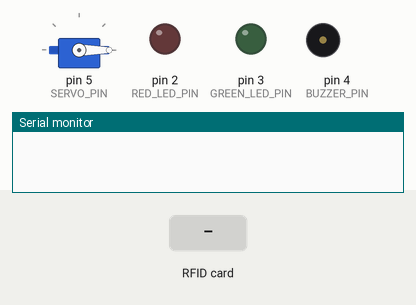
This sketch was run on a simulated Arduino Uno, built with avr-gcc and run on an emulated ATmega328P. Parts: servo, output pins drawn as LEDs (lit = HIGH), buzzer (waves = sounding), the last lines printed to the serial monitor. Inputs (shaded band) come from the test bench.

Above: at 1.2 s.
1.3 s: RFID card 5E 7A 19 C4 held to the reader
At 2.1 s:
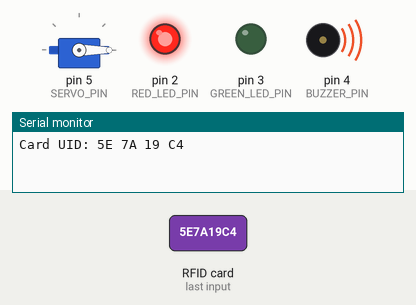
3.8 s: RFID card 11 22 33 44 held to the reader
At 4.06 s:
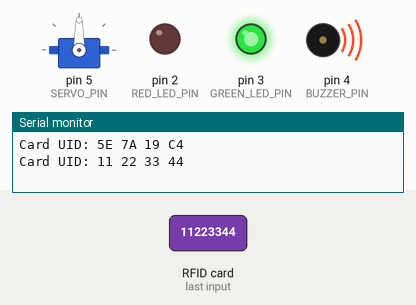
At 5.1 s:
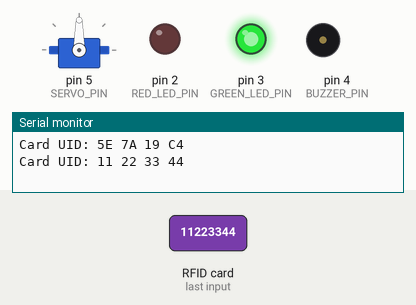
Timing chart, 0 to 10.3 s (numbered marks = the images above; inputs shaded):
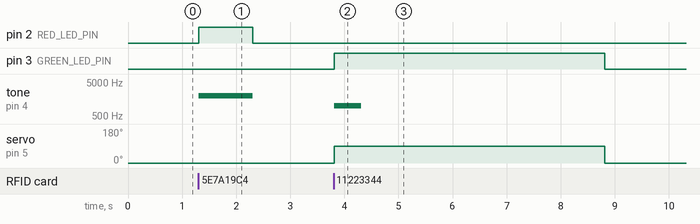

The sketch:

RFID.ino
```cpp
#include <SPI.h>
#include <MFRC522.h>
#include <Servo.h>

#define SS_PIN 10  // Define the Slave Select Pin
#define RST_PIN 9  // Define the Reset Pin
MFRC522 mfrc522(SS_PIN, RST_PIN);  // Create an MFRC522 instance

#define RED_LED_PIN 2
#define GREEN_LED_PIN 3
#define BUZZER_PIN 4
#define SERVO_PIN 5

Servo myservo;  // Create a servo instance

void setup() {
  Serial.begin(9600);  // Initialize serial communication

  mfrc522.PCD_Init();  // Initialize MFRC522 RFID module
  myservo.attach(SERVO_PIN);  // Attach servo to its pin

  pinMode(RED_LED_PIN, OUTPUT);
  pinMode(GREEN_LED_PIN, OUTPUT);
  pinMode(BUZZER_PIN, OUTPUT);

  // Turn off the initial state of LEDs and buzzer
  digitalWrite(RED_LED_PIN, LOW);
  digitalWrite(GREEN_LED_PIN, LOW);
  digitalWrite(BUZZER_PIN, LOW);

  // Move the servo to its default position (0 degrees)
  myservo.write(0);
}

void loop() {
  // Reset LEDs and buzzer to their default states
  digitalWrite(RED_LED_PIN, LOW);
  digitalWrite(GREEN_LED_PIN, LOW);
  digitalWrite(BUZZER_PIN, LOW);

  // Reset the servo to its default position (0 degrees)
  myservo.write(0);

  // Look for new cards
  if (mfrc522.PICC_IsNewCardPresent() && mfrc522.PICC_ReadCardSerial()) {
    // Print card details
    Serial.print("Card UID:");
    for (byte i = 0; i < mfrc522.uid.size; i++) {
      Serial.print(mfrc522.uid.uidByte[i] < 0x10 ? " 0" : " ");
      Serial.print(mfrc522.uid.uidByte[i], HEX);
    }
    Serial.println();

    // Check if the card is the correct one (you need to replace this with your actual card UID)
    if (checkCardUID(mfrc522.uid)) {
      // Correct card detected
      digitalWrite(GREEN_LED_PIN, HIGH);
      tone(BUZZER_PIN, 1000, 500);
      myservo.write(90);  // Rotate servo to 90 degrees
      delay(5000);  // Wait for 5 seconds
      myservo.write(0);  // Reset servo to 0 degrees
    } else {
      // Wrong card detected
      digitalWrite(RED_LED_PIN, HIGH);
      tone(BUZZER_PIN, 2000, 1000);
      delay(1000);  // Wait for 1 second
    }

    mfrc522.PICC_HaltA();  // Halt the card
  }
}

bool checkCardUID(MFRC522::Uid uid) {
  // Replace this with the actual UID of the allowed card
  byte allowedUID[] = {0x11, 0x22, 0x33, 0x44};

  for (byte i = 0; i < uid.size; i++) {
    if (uid.uidByte[i] != allowedUID[i]) {
      return false;
    }
  }
  return true;
}
```

Measured:
- after the input at 1.3 s, pin 2 (RED_LED_PIN): LOW → HIGH at once, → LOW 1.0 s later; tone on pin 4 (BUZZER_PIN): silent → 2000 Hz at once, → silent 1.0 s later
- after the input at 3.8 s, pin 3 (GREEN_LED_PIN): LOW → HIGH at once, → LOW 5.0 s later; tone on pin 4 (BUZZER_PIN): silent → 1000 Hz at once, → silent 0.50 s later; servo on pin 5 (SERVO_PIN): 0° → 90° at once, → 0° 5.0 s later
